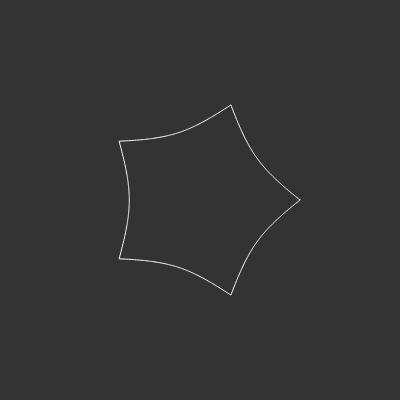
Frame 1 (no input)
Frame 60 (no input): identical to frame 1, image omitted
Frame 120 (the mouse pressed at the canvas centre since frame 60): identical to frame 1, image omitted

The p5.js sketch that drew this single still picture (run headless with seeded random() and noise() and a simulated clock; from frame 60 on, the mouse is pressed at the canvas centre):

// p5.js sketch
// ── sketch.js
var slider;

var n1 = 1;
var n2 = 1;
var n3 = 1;
var m = 5;
var a = 1;
var b = 1;

//var osc = 0;

function setup() {
  createCanvas(400, 400);
  slider = createSlider(0, 10, 5, 1);
}

function supershape(theta) {

  var part1 = (1 / a) * cos(theta * m / 4);
  part1 = abs(part1);
  part1 = pow(part1, n2);

  var part2 = (1 / b) * sin(theta * m / 4);
  part2 = abs(part2);
  part2 = pow(part2, n3);

  var part3 = pow(part1 + part2, 1 / n1);

  if (part3 === 0) {
    return 0;
  }

  return (1 / part3);
}


function draw() {
  m = slider.value();//map(sin(osc), -1, 1, 0, 10)
  //osc += 0.02;

  background(51);
  translate(width / 2, height / 2);

  stroke(255);
  noFill();
  
  var radius = 100;

  var total = 500; // or 200
  var increment = TWO_PI / total;

  beginShape();
  for (var angle = 0; angle < TWO_PI; angle += increment) {
    var r = supershape(angle);
    var x = radius * r * cos(angle);
    var y = radius * r * sin(angle);
    
    vertex(x, y);
  }
  endShape(CLOSE);


}

// ── style.css
html, body {
  margin: 0;
  padding: 0;
  background-color: black;
  text-align: center;
  color: white;
}

canvas {
  left: 50% !important;
  top: 50% !important;
  transform: translate(-50%, -50%);
  position: absolute;
  display: block;
}

a {
  text-decoration: none;
  color: blue;
}
